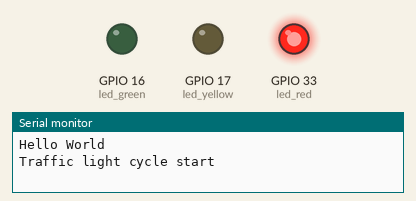
Simulated run of this sketch. Board: ESP32. Shown: output pins drawn as LEDs (lit = HIGH), the last lines printed to the serial monitor.

Above: at 0.5 s.
At 1.5 s:
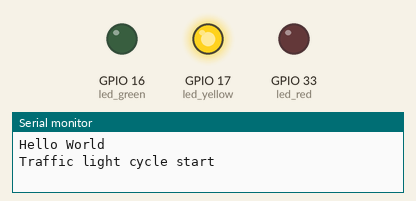
At 5.5 s:
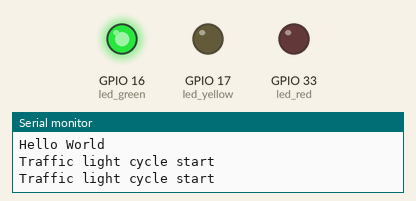
Timing chart, 0 to 6.9 s (numbered marks = the images above):
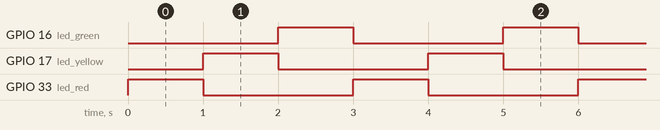

The sketch:

ESP32_Hello_World.ino
```cpp
const int led_red = 33; // GPIO 33 connected to red LED on PCB
const int led_yellow = 17;
const int led_green = 16;

void setup() {
  pinMode(led_red,OUTPUT);
  pinMode(led_yellow,OUTPUT);
  pinMode(led_green,OUTPUT);
  Serial.begin(9600);
  Serial.println("Hello World");
}

void loop() {
  Serial.println("Traffic light cycle start");
  digitalWrite(led_red,HIGH);
  digitalWrite(led_yellow,LOW);
  digitalWrite(led_green,LOW);
  delay(1000);
  digitalWrite(led_red,LOW);
  digitalWrite(led_yellow,HIGH);
  digitalWrite(led_green,LOW);
  delay(1000);
   digitalWrite(led_red,LOW);
  digitalWrite(led_yellow,LOW);
  digitalWrite(led_green,HIGH);
  delay(1000);
}
```

Measured:
- by itself, GPIO 16 (led_green), GPIO 17 (led_yellow), GPIO 33 (led_red): alternates HIGH for 1.0 s and LOW for 2.0 s
- by itself, everything shown: repeats every 3.0 s, in 3 steps
